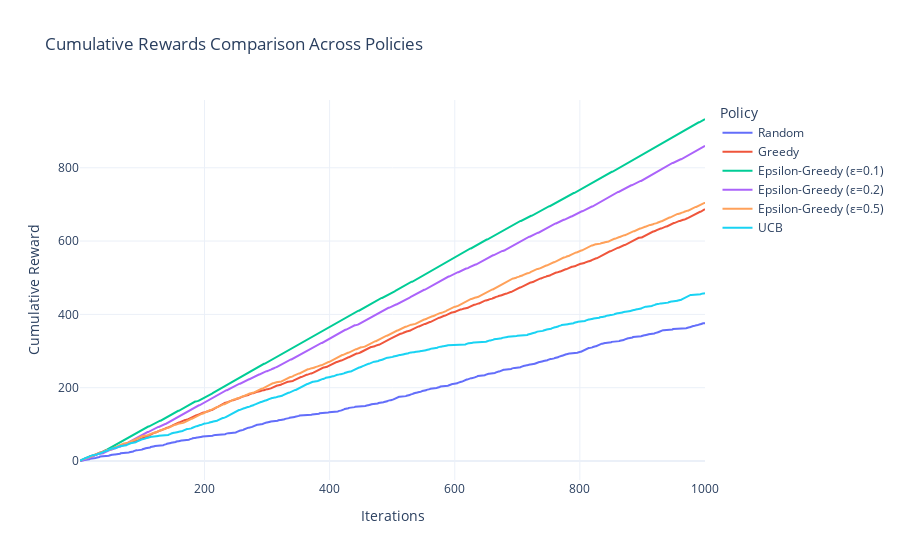

The cell this chart's notebook holds for it:
### Code cell
# Main Execution
def main():
    env = MovieEnvironment(df)
    results = {}

    # Run all policies
    results['Random'] = random_policy(env, n_iterations)
    results['Greedy'] = greedy_policy(env, n_iterations)
    for epsilon in epsilon_lst:
        results[f"Epsilon-Greedy (ε={epsilon})"] = epsilon_greedy_policy(env, n_iterations, epsilon)
    results['UCB'] = ucb_policy(env, n_iterations)

    # Plot results
    plot_cumulative_rewards_plotly(results, n_iterations)


if __name__ == "__main__":
    main()

### Figure 1 — Plotly figure (JSON) as saved in the notebook; plotly's stock layout.template omitted (floating-point values rounded to 4 significant figures; data arrays with more than 128 entries replaced by an {"elided": "..."} marker saying what was removed)
{"data": [{"mode": "lines", "name": "Random", "type": "scatter", "x": {"elided": "1000 int values"}, "y": {"elided": "1000 int values"}}, {"mode": "lines", "name": "Greedy", "type": "scatter", "x": {"elided": "1000 int values"}, "y": {"elided": "1000 int values"}}, {"mode": "lines", "name": "Epsilon-Greedy (ε=0.1)", "type": "scatter", "x": {"elided": "1000 int values"}, "y": {"elided": "1000 int values"}}, {"mode": "lines", "name": "Epsilon-Greedy (ε=0.2)", "type": "scatter", "x": {"elided": "1000 int values"}, "y": {"elided": "1000 int values"}}, {"mode": "lines", "name": "Epsilon-Greedy (ε=0.5)", "type": "scatter", "x": {"elided": "1000 int values"}, "y": {"elided": "1000 int values"}}, {"mode": "lines", "name": "UCB", "type": "scatter", "x": {"elided": "1000 int values"}, "y": {"elided": "1000 int values"}}], "layout": {"legend": {"title": {"text": "Policy"}}, "title": {"text": "Cumulative Rewards Comparison Across Policies"}, "xaxis": {"title": {"text": "Iterations"}}, "yaxis": {"title": {"text": "Cumulative Reward"}}}}
